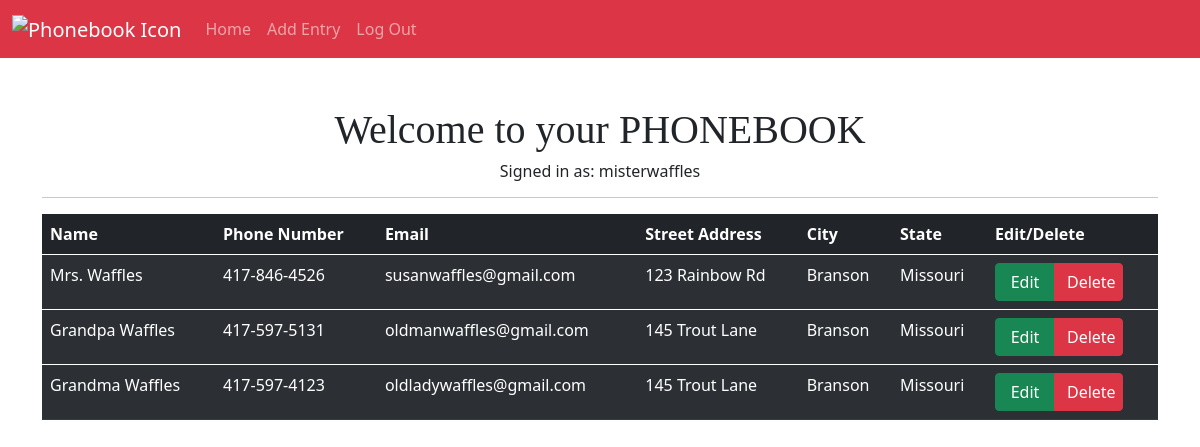
The app's page / (signed in) with its own data.
### app/models.py (models this page shows, shortened)
class User(db.Model, UserMixin):
    id = db.Column(db.Integer, primary_key=True)
    email = db.Column(db.String(50), nullable=False, unique=True)
    username = db.Column(db.String(50), nullable=False, unique=True)
    password = db.Column(db.String(256), nullable=False)
    date_created = db.Column(db.DateTime, nullable=False, default=datetime.utcnow)
    entries = db.relationship('Entry', backref='owner', lazy='dynamic')

class Entry(db.Model):
    id = db.Column(db.Integer, primary_key=True)
    name = db.Column(db.String(50), nullable=False, unique=True) # it would be cool if when an existing name is entered it would prompt "update current" or "create new"
    phone_number = db.Column(db.String(15), nullable=False)
    street_address = db.Column(db.String(200), nullable=True)
    city = db.Column(db.String(50), nullable=True)
    state = db.Column(db.String(50), nullable=True)
    email = db.Column(db.String(200), nullable=True)
    date_created = db.Column(db.DateTime, nullable=False, default=datetime.utcnow)
    user_id = db.Column(db.Integer, db.ForeignKey('user.id'))
    def update(self, **kwargs):
        for key, value in kwargs.items():
            if key in {'name', 'phone_number', 'street_address', 'city', 'state', 'email'}:
                setattr(self, key, value)
        db.session.commit()

### app/routes.py (the view)
@app.route('/')
def index():
    entries = Entry.query.all()
    return render_template('index.html', entries=entries)

### app/models.py (called while the page is built)
@login.user_loader
def load_user(user_id):
    return User.query.get(user_id)

### app/templates/index.html (shortened to what this page needs)
{% extends 'base.html' %}
{% block content%}
{% if current_user.is_authenticated %}
<h1 class="alert-heading text-center mt-5" style="font-family:fantasy;">Welcome to your PHONEBOOK</h1>
<h6 class="text-center">Signed in as: {{ current_user.username }}</h6>
<hr>
    <table class="table table-dark table-striped">
        <thead>
            <tr>
            <th scope="col">Name</th>
            <th scope="col">Phone Number</th>
            <th scope="col">Email</th>
            <th scope="col">Street Address</th>
            <th scope="col">City</th>
            <th scope="col">State</th>
            <th scope="col">Edit/Delete</th>
            </tr>
        </thead>
    {% for entry in entries %}
        {% if entry.owner == current_user %}
            <tbody>
                <tr>
                    <td>{{ entry.name }}</td>
                    <td>{{ entry.phone_number }}</td>
                    <td>{{ entry.email }}</td>
                    <td>{{ entry.street_address }}</td>
                    <td>{{ entry.city }}</td>
                    <td>{{ entry.state }}</td>
                    <td>
                        <div class="btn-group" role="group" aria-label="Basic example">
                            <a href="{{ url_for('edit_entry', entry_id=entry.id) }}"
                                class="btn btn-success">Edit
                            </a>
                            <button type="button" class="btn btn-danger w-50"
                                data-bs-toggle="modal" data-bs-target="#deleteModal">Delete
                            </button>
                        </div>
                    </td>
                </tr>
            </tbody>
        {% endif %}
    {% endfor %}
    </table>
{% endif %}
{% endblock content%}

### records on screen
User: username "misterwaffles"
Entry: name "Mrs. Waffles", phone_number "417-846-4526", email "susanwaffles@gmail.com", street_address "123 Rainbow Rd", city "Branson", state "Missouri"
Entry: name "Grandpa Waffles", phone_number "417-597-5131", email "oldmanwaffles@gmail.com", street_address "145 Trout Lane", city "Branson", state "Missouri"
Entry: name "Grandma Waffles", phone_number "417-597-4123", email "oldladywaffles@gmail.com", street_address "145 Trout Lane", city "Branson", state "Missouri"
